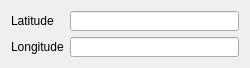
<?xml version="1.0" encoding="UTF-8"?>
<ui version="4.0">
 <class>WaypointDetails</class>
 <widget class="QWidget" name="WaypointDetails">
  <property name="geometry">
   <rect>
    <x>0</x>
    <y>0</y>
    <width>250</width>
    <height>68</height>
   </rect>
  </property>
  <property name="sizePolicy">
   <sizepolicy hsizetype="Preferred" vsizetype="Preferred">
    <horstretch>1</horstretch>
    <verstretch>0</verstretch>
   </sizepolicy>
  </property>
  <property name="minimumSize">
   <size>
    <width>250</width>
    <height>68</height>
   </size>
  </property>
  <property name="windowTitle">
   <string>Form</string>
  </property>
  <layout class="QFormLayout" name="formLayout">
   <item row="0" column="0">
    <widget class="QLabel" name="latLabel">
     <property name="text">
      <string>Latitude</string>
     </property>
    </widget>
   </item>
   <item row="0" column="1">
    <widget class="QLineEdit" name="latitudeLineEdit"/>
   </item>
   <item row="1" column="0">
    <widget class="QLabel" name="lonLabel">
     <property name="text">
      <string>Longitude</string>
     </property>
    </widget>
   </item>
   <item row="1" column="1">
    <widget class="QLineEdit" name="longitudeLineEdit"/>
   </item>
  </layout>
 </widget>
 <resources/>
 <connections/>
</ui>
